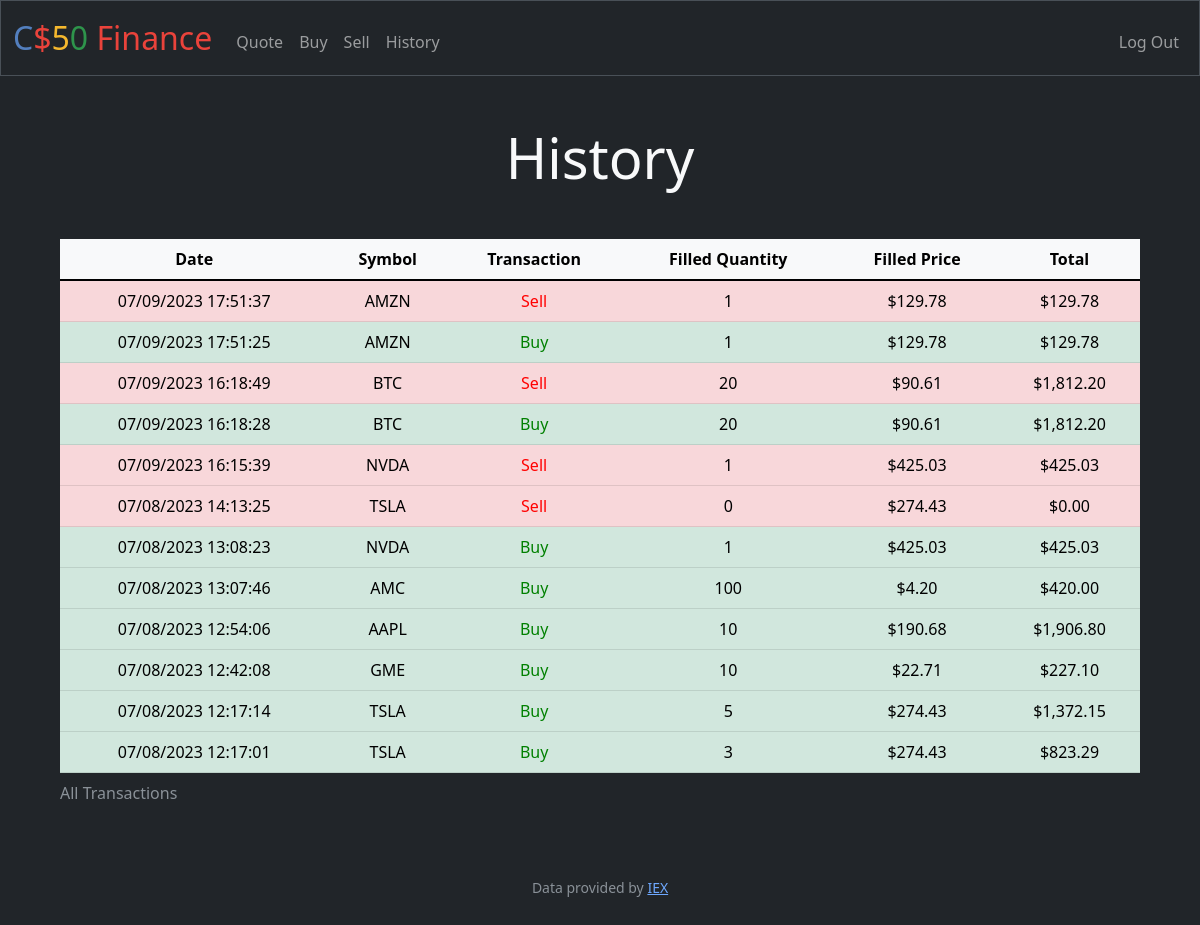
Screenshot of /history (signed in) with the database file from the repository.
### tables this page shows
CREATE TABLE history (id INTEGER PRIMARY KEY AUTOINCREMENT NOT NULL, symbol TEXT NOT NULL, quantity INTEGER NOT NULL, price REAL NOT NULL, date TEXT NOT NULL, user_id INTEGER NOT NULL);

### app.py (the view)
@app.route("/history")
@login_required
def history():
    history = db.execute("SELECT * FROM history WHERE user_id = ?", session["user_id"])
    history.reverse()
    return render_template("history.html", history=history, abs=abs)

### app.py (called while the page is built)
@app.after_request
def after_request(response):
    response.headers["Cache-Control"] = "no-cache, no-store, must-revalidate"
    response.headers["Expires"] = 0
    response.headers["Pragma"] = "no-cache"
    return response

### helpers.py (called while the page is built)
def login_required(f):
    @wraps(f)
    def decorated_function(*args, **kwargs):
        if session.get("user_id") is None:
            return redirect("/login")
        return f(*args, **kwargs)
    return decorated_function

### templates/history.html (shortened to what this page needs)
{% extends "layout.html" %}
{% block main %}
<h2 class="display-4 text-light mb-5">History</h2>
<div class="table-responsive ms-5 me-5">
  <table class="table table-light">
    <caption>All Transactions</caption>
    <thead>
      <tr>
        <th scope="col">Date</th>
        <th scope="col">Symbol</th>
        <th scope="col">Transaction</th>
        <th scope="col">Filled Quantity</th>
        <th scope="col">Filled Price</th>
        <th scope="col">Total</th>
      </tr>
    </thead>
    <tbody class="table-group-divider">
      {% for trx in history %}
      {% if trx["quantity"] > 0 %}
      <tr class="table-success">
      {% else %}
      <tr class="table-danger" >
      {% endif %}
        <td>{{ trx["date"] }}</td>
        <td>{{ trx["symbol"] }}</td>
        {% if trx["quantity"] > 0 %}
        <td style="color: green">Buy</td>
        {% else %}
        <td style="color: red;">Sell</td>
        {% endif %}
        <td>{{ abs(trx["quantity"]) }}</td>
        <td>{{ "${:,.2f}".format(trx["price"]) }}</td>
        <td>{{ "${:,.2f}".format(abs(trx["quantity"]) * trx["price"]) }}</td>
      </tr>
      {% endfor %}
    </tbody>
  </table>
</div>
{% endblock %}

### templates/layout.html (shortened to what this page needs)
<!DOCTYPE html>
<html lang="en" data-bs-theme="dark">
    <head>
        <link href="https://cdn.jsdelivr.net/npm/bootstrap@5.3.0/dist/css/bootstrap.min.css" rel="stylesheet">
        <link href="/static/styles.css" rel="stylesheet">
    </head>
    <body>
        <nav class="bg-dark border navbar navbar-expand-md navbar-dark">
            <div class="container-fluid">
                <a class="navbar-brand" href="/"><span class="blue">C</span><span class="red">$</span><span class="yellow">5</span><span class="green">0</span> <span class="red">Finance</span></a>
                <div class="collapse navbar-collapse" id="navbar">
                    {% if session["user_id"] %}
                        <ul class="navbar-nav me-auto mt-2">
                            <li class="nav-item"><a class="nav-link" href="/quote">Quote</a></li>
                            <li class="nav-item"><a class="nav-link" href="/buy">Buy</a></li>
                            <li class="nav-item"><a class="nav-link" href="/sell">Sell</a></li>
                            <li class="nav-item"><a class="nav-link" href="/history">History</a></li>
                        </ul>
                        <ul class="navbar-nav ms-auto mt-2">
                            <li class="nav-item"><a class="nav-link" href="/logout">Log Out</a></li>
                        </ul>
                    {% else %}
                        <ul class="navbar-nav ms-auto mt-2">
                            <li class="nav-item"><a class="nav-link" href="/register">Register</a></li>
                            <li class="nav-item"><a class="nav-link" href="/login">Log In</a></li>
                        </ul>
                    {% endif %}
                </div>
            </div>
        </nav>
        <main class="container-fluid py-5 text-center">
            {% block main %}{% endblock %}
        </main>
        <footer class="mb-5 small text-center text-muted">
            Data provided by <a href="https://iexcloud.io/">IEX</a>
        </footer>
    </body>
</html>

### static/styles.css (style rules this page uses)
nav .navbar-brand { font-size: xx-large; }
nav .navbar-brand .blue { color: #537fbe; }
nav .navbar-brand .red { color: #ea433b; }
nav .navbar-brand .yellow { color: #f5b82e; }
nav .navbar-brand .green { color: #2e944b; }

### rows the page displays
history: date "07/09/2023 17:51:37", symbol "AMZN", shows "Sell", quantity "1", price "$129.78", abs(trx['quantity'])*trx['price'] "$129.78"
history: date "07/09/2023 17:51:25", symbol "AMZN", shows "Buy", quantity "1", price "$129.78", abs(trx['quantity'])*trx['price'] "$129.78"
history: date "07/09/2023 16:18:49", symbol "BTC", shows "Sell", quantity "20", price "$90.61", abs(trx['quantity'])*trx['price'] "$1,812.20"
history: date "07/09/2023 16:18:28", symbol "BTC", shows "Buy", quantity "20", price "$90.61", abs(trx['quantity'])*trx['price'] "$1,812.20"
history: date "07/09/2023 16:15:39", symbol "NVDA", shows "Sell", quantity "1", price "$425.03", abs(trx['quantity'])*trx['price'] "$425.03"
history: date "07/08/2023 14:13:25", symbol "TSLA", shows "Sell", quantity "0", price "$274.43", abs(trx['quantity'])*trx['price'] "$0.00"
history: date "07/08/2023 13:08:23", symbol "NVDA", shows "Buy", quantity "1", price "$425.03", abs(trx['quantity'])*trx['price'] "$425.03"
history: date "07/08/2023 13:07:46", symbol "AMC", shows "Buy", quantity "100", price "$4.20", abs(trx['quantity'])*trx['price'] "$420.00"
history: date "07/08/2023 12:54:06", symbol "AAPL", shows "Buy", quantity "10", price "$190.68", abs(trx['quantity'])*trx['price'] "$1,906.80"
history: date "07/08/2023 12:42:08", symbol "GME", shows "Buy", quantity "10", price "$22.71", abs(trx['quantity'])*trx['price'] "$227.10"
history: date "07/08/2023 12:17:14", symbol "TSLA", shows "Buy", quantity "5", price "$274.43", abs(trx['quantity'])*trx['price'] "$1,372.15"
history: date "07/08/2023 12:17:01", symbol "TSLA", shows "Buy", quantity "3", price "$274.43", abs(trx['quantity'])*trx['price'] "$823.29"
